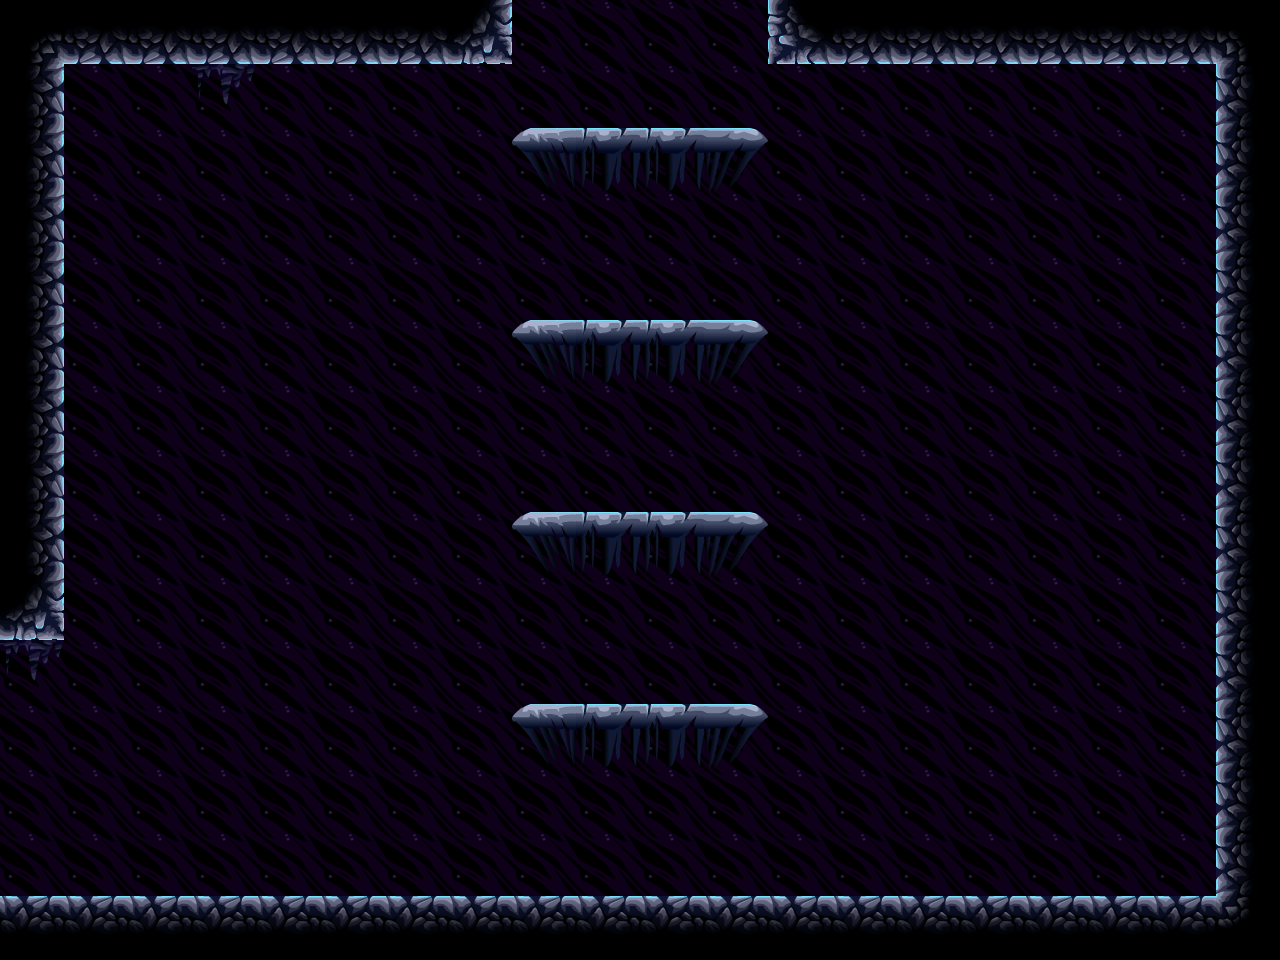

A 2D game scene composited from a Tiled map and its tileset images. What follows is a short description and the map's XML, with each tile layer's data collapsed to a summary:
An orthogonal 20x15 tile map with 64x64 px tiles, 3 tile layers (Background, bg2, Level) and 8 objects (6x spawner, 2x door).

<map version="1.0" orientation="orthogonal" width="20" height="15" tilewidth="64" tileheight="64">
 <tileset firstgid="1" name="tiles" tilewidth="64" tileheight="64">
  <image source="../../images/tilesets/cave1.png" width="512" height="1024" />
  <terraintypes>
   <terrain name="crossable" tile="13" />
   <terrain name="crossable" tile="14" />
   <terrain name="crossable" tile="15" />
  </terraintypes>
 </tileset>
 <layer name="Background" width="20" height="15">
  <properties>
   <property name="nocollide" value="true" />
   <property name="tileset" value="tiles" />
  </properties>
  <data>[300 cells, 300 non-empty, 1 distinct tile ids]</data>
 </layer>
 <layer name="bg2" width="20" height="15">
  <properties>
   <property name="nocollide" value="true" />
   <property name="tileset" value="tiles" />
  </properties>
  <data>[300 cells, 2 non-empty, 1 distinct tile ids]</data>
 </layer>
 <layer name="Level" width="20" height="15">
  <properties>
   <property name="tileset" value="tiles" />
  </properties>
  <data>[300 cells, 74 non-empty, 12 distinct tile ids]</data>
 </layer>
 <objectgroup name="doors" width="20" height="15">
  <object name="door" type="door" gid="19" x="512" y="64">
   <properties>
    <property name="direction" value="up" />
   </properties>
  </object>
  <object name="door" type="door" gid="19" x="0" y="704">
   <properties>
    <property name="direction" value="left" />
   </properties>
  </object>
 </objectgroup>
 <objectgroup name="spawners" width="20" height="15">
  <object name="spawner" type="spawner" gid="35" x="116" y="199">
   <properties>
    <property name="enemy" value="f" />
   </properties>
  </object>
  <object name="spawner" type="spawner" gid="35" x="613" y="303">
   <properties>
    <property name="enemy" value="w" />
   </properties>
  </object>
  <object name="spawner" type="spawner" gid="35" x="1027" y="313">
   <properties>
    <property name="enemy" value="f" />
   </properties>
  </object>
  <object name="spawner" type="spawner" gid="35" x="639" y="465">
   <properties>
    <property name="enemy" value="w" />
   </properties>
  </object>
  <object name="spawner" type="spawner" gid="35" x="608" y="656">
   <properties>
    <property name="enemy" value="w" />
   </properties>
  </object>
  <object name="spawner" type="spawner" gid="35" x="1078" y="839">
   <properties>
    <property name="enemy" value="w" />
   </properties>
  </object>
 </objectgroup>
</map>
